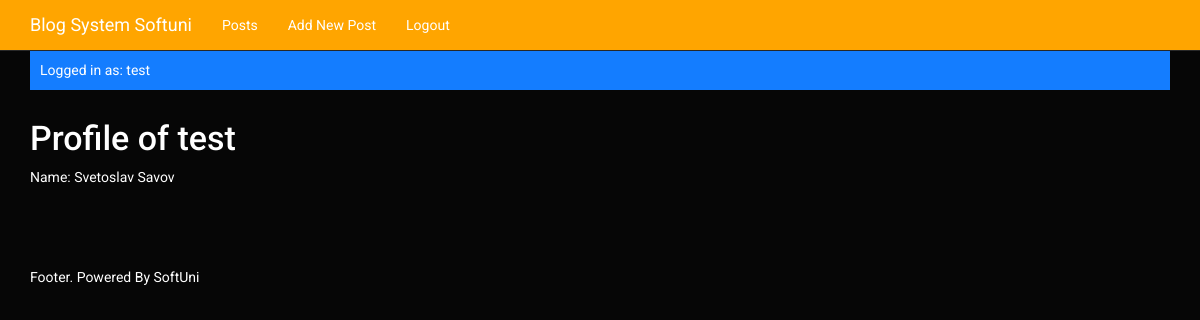
/blog-system-mario/admin/admin/ (signed in), run on the app's committed database.
### tables this page shows
CREATE TABLE IF NOT EXISTS `users` (
  `id` int(11) NOT NULL,
  `username` varchar(45) NOT NULL,
  `password` varchar(45) DEFAULT NULL,
  `firstname` varchar(45) NOT NULL,
  `lastname` varchar(45) NOT NULL
);

### blog-system-mario/views/layout/default.php (called while the page is built)
<?php include_once ROOT_DIR . 'views/partials/header.php'; ?>
<?php include_once $template_name ?>
<?php include_once ROOT_DIR . 'views/partials/footer.php'; ?>

### blog-system-mario/controllers/admin/admin.php (called while the page is built, shortened)
<?php
class Admin_Controller extends \Controllers\Master_Controller {
    protected $auth;
    public function __construct($class_name = '\Controllers\Master_Controller', $model = 'master', $views_dir = '/views/admin/') {
		$auth = \Lib\Auth::get_instance();
                $this->auth = $auth;
                $logged_in = $auth->is_logged_in();
                $this->is_logged_in = $logged_in;
	}
    public function index(){
        $user_id = $this->auth->get_logged_user()['id'];
        $user = $this->model->get_user_by_id( $user_id );
        include_once ROOT_DIR . '/views/layout/' . $this->layout;
    }
    public function is_logged_in(){
        return $this->is_logged_in;
    }
}

### blog-system-mario/lib/auth.php (called while the page is built, shortened)
<?php
class Auth {
    private static $_is_logged_in;
    private static $_logged_user = array();
    private function __construct() {
        if( !empty( $_SESSION['username'] ) ){
            self::$_is_logged_in = true;
            self::$_logged_user = array (
                'id' => $_SESSION['user_id'],
                'username' => $_SESSION['username']
            );
        }
    }
    public static function get_instance() {
        static $instance = null;
        if ($instance === null) {
            $instance = new static();
        }
        return $instance;
    }
    public function is_logged_in() {
        return self::$_is_logged_in;
    }
    public function get_logged_user() {
        return self::$_logged_user;
    }
}

### blog-system-mario/controllers/master_controller.php (called while the page is built, shortened)
<?php
class Master_Controller {
        public function __construct( $class_name = '\Controllers\Master_Controller', $model = 'master', $views_dir = '/views/master/' ) {
		$this->model = new $model_class( array( 'table' => 'none' ) );
                $auth = \Lib\Auth::get_instance();
		$logged_user = $auth->get_logged_user();
		$this->logged_user = $logged_user;
	}
}

### blog-system-mario/models/master.php (called while the page is built, shortened)
<?php
class Master_Model {
    protected $table;
    protected $db;
    public function __construct( $args = array() ) {
		$args = array_merge( array(
                        'inner_join_table' => '',
                        'condition' => '',
                        'order' => '',
			'where' => '',
			'columns' => '*',
			'limit' => 0
		), $args );
		extract( $args );
                $this->table = $table;
		$db = \Lib\Database::get_instance();
		$this->db = $db::get_db();
    }
    public function find( $args = array() ) {
		$args = array_merge( array(
			'table' => $this->table,
                        'inner_join_table' => '',
                        'condition' => '',
                        'order' => '',
			'where' => '',
			'columns' => '*',
			'limit' => 0
		), $args );
		extract( $args );
		$query = "select {$columns} from {$table}";
                if( ! empty( $where ) ) {
			$query .= ' where ' . $where;
		}
		$result_set = $this->db->query( $query );
		$results = $this->process_results( $result_set );
		return $results;
    }
    public function get_user_by_id( $id ) {
        $user = $this->find( array(
            'table' => 'users',
            'where' => 'id = ' . $id
        ));
        return $user[0];
    }
    protected function process_results( $result_set ){
        $results = array();
        if ( !empty( $result_set ) && $result_set->num_rows > 0 ) {
            while ( $row = $result_set->fetch_assoc() ){
                $results[] = $row;
            }
        }
        return $results;
    }
}

### blog-system-mario/lib/database.php (called while the page is built, shortened)
<?php
class Database {
    private static $_db = null;
    private function __construct() {
        $host = DB_HOST;
        $username = DB_USER;
        $password = DB_PASS;
        $dbname = DB_NAME;
        $db = new \mysqli($host, $username, $password, $dbname);
        self::$_db = $db;
    }
    public static function get_instance(){
        static $instance = null;
        if ($instance == null) {
            $instance = new static();
        }
        return $instance;
    }
    public static function get_db(){
        return self::$_db;
    }
}

### blog-system-mario/views/admin/index.php (the view)
<div class="row">
    <div class="container">
        <div class="col-lg-6 col-md-6 col-sm-6 col-xs-12">
            <h3>Profile of <?php echo $user['username']; ?></h3>
            <p><?php echo 'Name: ' . $user['firstname'] . ' ' . $user['lastname'];?></p>
        </div>
    </div>
</div>

### blog-system-mario/views/partials/header.php (shortened to what this page needs)
<!DOCTYPE html>
<html lang="en">
  <head>
    <link href="<?php echo ROOT_URL; ?>css/lib/bootstrap.min.css" rel="stylesheet" type="text/css" media="screen"/>
    <link href="<?php echo ROOT_URL; ?>css/bootswatch.min.css" rel="stylesheet" type="text/css" media="screen"/>
    <link href="<?php echo ROOT_URL; ?>css/style.css" rel="stylesheet" type="text/css" media="screen"/>
    </head>
  <body>
    <div class="navbar navbar-default navbar-fixed-top">
      <div class="container">
        <div class="navbar-header">
            <a href="<?php echo $this->is_logged_in ? ROOT_URL . 'admin/admin/' : ROOT_URL . 'index.php'; ?>" class="navbar-brand">Blog System Softuni</a>
        </div>
        <div class="navbar-collapse collapse" id="navbar-main">
            <ul class="nav navbar-nav">
                <?php
                    if ( empty( $this->logged_user )) {
                ?>
                <li><a href="<?php echo ROOT_URL; ?>post/index">Posts</a></li>
                <li><a href="<?php echo ROOT_URL; ?>login/index">Login</a></li>
                <li><a href="<?php echo ROOT_URL; ?>register/index">Register</a></li>
                <?php
                    } else {
                ?>
                <li><a href="<?php echo ROOT_URL; ?>admin/post/index">Posts</a></li>
                <li><a href="<?php echo ROOT_URL; ?>admin/post/add">Add New Post</a></li>
                <li><a href="<?php echo ROOT_URL; ?>login/logout/">Logout</a></li>
                <?php
                    }
                ?>
            </ul>
        </div>
      </div>
    </div>
      <div class="container">
          <?php if($this->is_logged_in) { ?>
          <div class="current-user-bar">
              <p><?php echo 'Logged in as: ' . $this->logged_user['username']; ?></p>
          </div>
          <?php
          }
          ?>
      </div>

### blog-system-mario/css/style.css (style rules this page uses)
body { color: #fff; }
div.navbar { background: orange; }
.navbar-default .navbar-nav>li>a { color: #fff; }
.current-user-bar p { background: rgb(20, 125, 255); color: #fff; padding: 10px; }
div.container div { padding: 0; }

### data on the page
users: username "test", firstname "Svetoslav", lastname "Savov"
